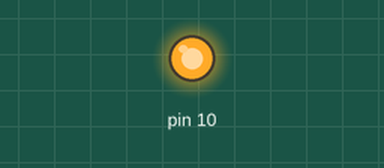
The sketch below on a simulated Arduino Pro Mini, built with avr-gcc and run on an emulated ATmega328P. Shown: output pins drawn as LEDs (lit = HIGH). What the sketch prints to the serial monitor is not drawn.

Above: at 0.1 s.
Timing chart, 0 to 1.6 s (numbered marks = the images above):
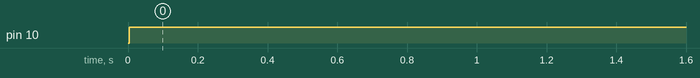

The sketch:

sketch.ino
```cpp
// MASTER SPI
// arduino pro mini as master
#include <CRC16.h>
#include <SPI.h>

#define XDEBUG_SERIAL Serial
#define xSerialBegin(v) XDEBUG_SERIAL.begin(v)
#define xSerial(...) XDEBUG_SERIAL.print(__VA_ARGS__)
#define xSerialLn(...) XDEBUG_SERIAL.println(__VA_ARGS__)
#define xFSerial(v) XDEBUG_SERIAL.print(F(v))
#define xFSerialLn(v) XDEBUG_SERIAL.println(F(v))
#define xTrace(v) xFSerial(v)
#define xTraceLn(v) xFSerialLn(v)
#define S(v)      \
  xFSerial(#v);   \
  xFSerial(": "); \
  xSerialLn(v)

const int HeightSensorsCount = 9;

enum class SensorReadStatus : uint8_t {
  ok,
  timeout,
  i2cError,
  invalLowSignal,
};

struct SensorData {
  uint8_t lastValidCnt;
  SensorReadStatus status;
  uint16_t distance;
} sensors[HeightSensorsCount];

CRC16 expectedCrc;
uint16_t actualCrc;

void readSensorsData() {
  expectedCrc.restart();
  actualCrc = 0;
  uint8_t r{};
  uint8_t* sensorBuff = reinterpret_cast<uint8_t*>(sensors);
  SPI.transfer(0x01);
  for (size_t i = 0x02; i <= sizeof(sensors) + 3; ++i) {
    // Arduino as slave needed that delay to work in 2MHz and with that rather slow speed there were errors in 5% rate
    // with low quality wire but!
    // STM8S as slave with hardware interrupt worked without below delay at 8MHz (SPISettings(8000000, ...)) with 0% error rate
    // and STM8S does not have I2C pins in random location on board...
    // update - first test was with pro mini 8MHz as master so it was 4MHz, not 8MHz and delay
    // was not needed here;
    // Now tested with STM32F401 72MHz and there is 4us delay with 9MHz SPI clock and CRC is OK;
    // 3us delay makes CRC sometimes does not pass
    // delayMicroseconds(10);
    r = SPI.transfer(i);
    if (i <= sizeof(sensors) + 1) {
      sensorBuff[i - 2] = r;
      expectedCrc.add(r);
    } else if (i == sizeof(sensors) + 2) {
      actualCrc |= r;
    } else if (i == sizeof(sensors) + 3) {
      actualCrc |= r << 8;
    }
  }
}

void receive() {
  SPI.beginTransaction(SPISettings(8000000UL, MSBFIRST, SPI_MODE0));

  digitalWrite(SS, LOW);
  memset(sensors, 0, sizeof(sensors));

  readSensorsData();

  uint8_t* buf = (uint8_t*)sensors;
  Serial.print(expectedCrc.getCRC(), HEX); Serial.print("/"); Serial.print(actualCrc, HEX);
  Serial.print(" ;");
  Serial.print(bool(expectedCrc.getCRC() == actualCrc));
  Serial.print(") ");
  for (int i = 0; i < 24; ++i) {
    if (buf[i] < 0x10) Serial.print('0');
    Serial.print(buf[i], HEX);
    Serial.print(" ");
  }
  Serial.println();

  digitalWrite(SS, HIGH);
  SPI.endTransaction();
   for (size_t i = 0; i < HeightSensorsCount; ++i) {
     Serial.print(i); Serial.print(") ");
     Serial.print("LVCnt="); Serial.print(sensors[i].lastValidCnt);
     Serial.print("; St="); Serial.print((int)sensors[i].status);
     Serial.print("; d="); Serial.println(sensors[i].distance);
   }
}

uint8_t buf[32];

// to test dummy data, in slave return (request+5)
void strReceive() {
  SPI.beginTransaction(SPISettings(8000000UL, MSBFIRST, SPI_MODE0));
  digitalWrite(SS, LOW);
  SPI.transfer(0x01);
  uint8_t r;
  int valid = 0;
  for (uint8_t i = 2; i <= 25; ++i) {
    // delayMicroseconds(10);
    r = SPI.transfer(i);
    buf[i - 2] = r;
    if (r == i + 4) {
      valid++;
      // Serial.print("VALID=");Serial.println(i);
    }
  }
  Serial.print(";");
  Serial.print(valid);
  Serial.print("/24) ");
  for (int i = 0; i < 24; ++i) {
    if (buf[i] < 0x10) Serial.print('0');
    Serial.print(buf[i], HEX);
    Serial.print(" ");
  }
  Serial.println();

  delay(500);
  digitalWrite(SS, HIGH);
  SPI.endTransaction();
}

void setup() {
  SPI.begin();
  Serial.begin(57600);

  expectedCrc.setPolynome(0x1021);
  expectedCrc.setStartXOR(0x1D0F);
}

void loop() {
  receive();
  delay(500);
}
```

Measured:
- by itself, pin 10: LOW → HIGH at 0.00 s
